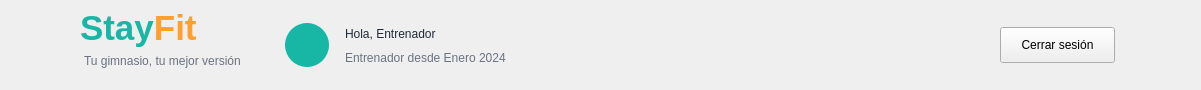
   <widget class="QFrame" name="frameHeader">
    <property name="geometry">
     <rect>
      <x>0</x>
      <y>0</y>
      <width>1201</width>
      <height>90</height>
     </rect>
    </property>
    <property name="frameShape">
     <enum>QFrame::NoFrame</enum>
    </property>
    <widget class="QLabel" name="lblLogoIcono">
     <property name="geometry">
      <rect>
       <x>18</x>
       <y>10</y>
       <width>65</width>
       <height>65</height>
      </rect>
     </property>
     <property name="styleSheet">
      <string notr="true">font: 28pt &quot;Segoe UI Emoji&quot;; color: #18B7A5;</string>
     </property>
     <property name="text">
      <string/>
     </property>
     <property name="pixmap">
      <pixmap>../imagenes/logo_stayfit.png</pixmap>
     </property>
     <property name="scaledContents">
      <bool>true</bool>
     </property>
    </widget>
    <widget class="QLabel" name="labelStayFitHeader">
     <property name="geometry">
      <rect>
       <x>80</x>
       <y>8</y>
       <width>170</width>
       <height>40</height>
      </rect>
     </property>
     <property name="text">
      <string>&lt;html&gt;&lt;head/&gt;&lt;body&gt;&lt;p&gt;&lt;span style=&quot; font-size:26pt; font-weight:700; color:#18B7A5;&quot;&gt;Stay&lt;/span&gt;&lt;span style=&quot; font-size:26pt; font-weight:700; color:#FF9F2E;&quot;&gt;Fit&lt;/span&gt;&lt;/p&gt;&lt;/body&gt;&lt;/html&gt;</string>
     </property>
    </widget>
    <widget class="QLabel" name="labelSubtituloHeader">
     <property name="geometry">
      <rect>
       <x>84</x>
       <y>52</y>
       <width>170</width>
       <height>18</height>
      </rect>
     </property>
     <property name="styleSheet">
      <string notr="true">color: #6B7280; font: 9pt &quot;Segoe UI&quot;;</string>
     </property>
     <property name="text">
      <string>Tu gimnasio, tu mejor versión</string>
     </property>
    </widget>
    <widget class="QLabel" name="lblAvatarCliente">
     <property name="geometry">
      <rect>
       <x>285</x>
       <y>23</y>
       <width>44</width>
       <height>44</height>
      </rect>
     </property>
     <property name="styleSheet">
      <string notr="true">background-color: #18B7A5; color: white; border-radius: 22px; font: 20pt &quot;Segoe UI Emoji&quot;;</string>
     </property>
     <property name="text">
      <string/>
     </property>
     <property name="pixmap">
      <pixmap>../imagenes/usuario.png</pixmap>
     </property>
     <property name="scaledContents">
      <bool>true</bool>
     </property>
    </widget>
    <widget class="QLabel" name="lblNombreCliente">
     <property name="geometry">
      <rect>
       <x>345</x>
       <y>22</y>
       <width>270</width>
       <height>24</height>
      </rect>
     </property>
     <property name="styleSheet">
      <string notr="true">font: bold 13pt &quot;Segoe UI&quot;; color: #1F2937;</string>
     </property>
     <property name="text">
      <string>Hola, Entrenador</string>
     </property>
    </widget>
    <widget class="QLabel" name="lblFechaAltaEntrenador">
     <property name="geometry">
      <rect>
       <x>345</x>
       <y>48</y>
       <width>191</width>
       <height>20</height>
      </rect>
     </property>
     <property name="styleSheet">
      <string notr="true">font: 10pt &quot;Segoe UI&quot;; color: #6B7280;</string>
     </property>
     <property name="text">
      <string>Entrenador desde Enero 2024</string>
     </property>
    </widget>
    <widget class="QPushButton" name="btnCerrarSesion">
     <property name="geometry">
      <rect>
       <x>1000</x>
       <y>27</y>
       <width>115</width>
       <height>36</height>
      </rect>
     </property>
     <property name="text">
      <string>Cerrar sesión</string>
     </property>
    </widget>
   </widget>
